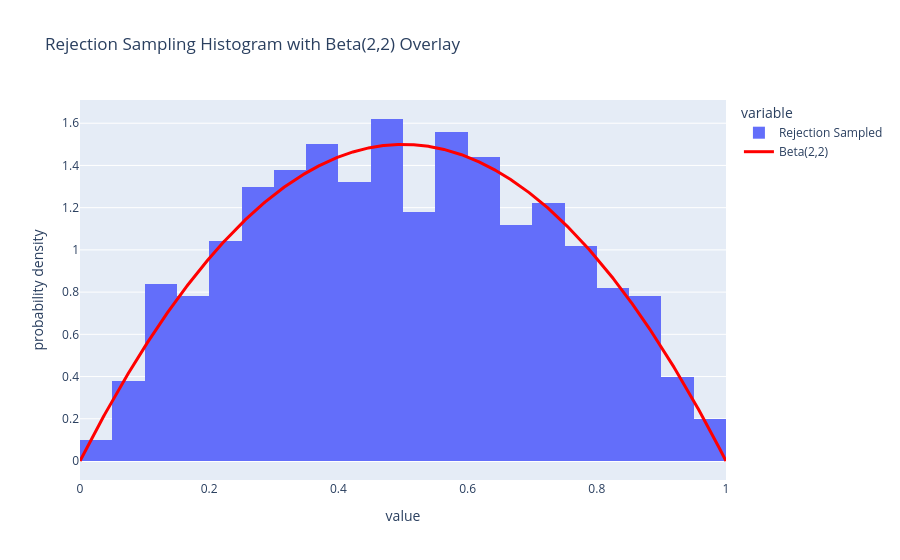

The code cell stored with this chart in its notebook:
### Code cell
x = np.linspace(0, 1, 1000)

fig = px.histogram(
    accepted,
    title="Rejection Sampling Histogram with Beta(2,2) Overlay",
    nbins=20,
    histnorm="probability density",
)
fig.update_traces(
    name="Rejection Sampled",
    showlegend=True,
)

line = px.line(x=x, y=beta_2_2(x))
line.update_traces(
    name="Beta(2,2)", 
    showlegend=True,
    line=dict(color="red", width=3)
)

fig.add_traces(line.data)

fig.show()

### Figure 1 — Plotly figure (JSON) as saved in the notebook; plotly's stock layout.template omitted (floating-point values rounded to 4 significant figures; data arrays with more than 128 entries replaced by an {"elided": "..."} marker saying what was removed)
{"data": [{"bingroup": "x", "histnorm": "probability density", "hovertemplate": "variable=0<br>value=%{x}<br>probability density=%{y}<extra></extra>", "legendgroup": "0", "marker": {"color": "#636efa", "pattern": {"shape": ""}}, "name": "Rejection Sampled", "nbinsx": 20, "orientation": "v", "showlegend": true, "type": "histogram", "x": {"elided": "1000 float values"}, "xaxis": "x", "yaxis": "y"}, {"hovertemplate": "x=%{x}<br>y=%{y}<extra></extra>", "legendgroup": "", "line": {"color": "red", "dash": "solid", "width": 3}, "marker": {"symbol": "circle"}, "mode": "lines", "name": "Beta(2,2)", "orientation": "v", "showlegend": true, "type": "scatter", "x": {"elided": "1000 float values"}, "xaxis": "x", "y": {"elided": "1000 float values"}, "yaxis": "y"}], "layout": {"barmode": "relative", "legend": {"title": {"text": "variable"}, "tracegroupgap": 0}, "title": {"text": "Rejection Sampling Histogram with Beta(2,2) Overlay"}, "xaxis": {"anchor": "y", "domain": [0, 1], "title": {"text": "value"}}, "yaxis": {"anchor": "x", "domain": [0, 1], "title": {"text": "probability density"}}}}
